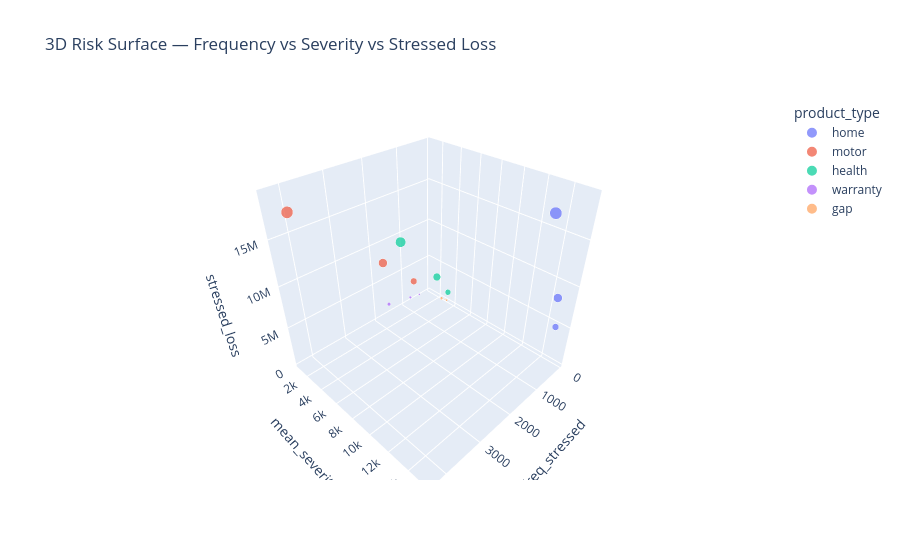

The notebook cell saved with this chart:
### Markdown cell above
## Frequency–Severity–Loss Surface

This view separates large segments caused by frequency from those driven by severity.

### Code cell
fig = px.scatter_3d(
    segment,
    x="freq_stressed",
    y="mean_severity",
    z="stressed_loss",
    color=product_col,
    size="capital_share_proxy",
    hover_data=[channel_col, "policies", "pressure_metric"],
    title="3D Risk Surface — Frequency vs Severity vs Stressed Loss"
)
fig.show()

### Figure 1 — Plotly figure (JSON) as saved in the notebook; plotly's stock layout.template omitted (floating-point values rounded to 4 significant figures)
{"data": [{"customdata": [["broker", 13213, 0.1056], ["direct", 7137, 0.1012], ["aggregator", 3628, 0.1162]], "hovertemplate": "product_type=home<br>freq_stressed=%{x}<br>mean_severity=%{y}<br>stressed_loss=%{z}<br>capital_share_proxy=%{marker.size}<br>channel=%{customdata[0]}<br>policies=%{customdata[1]}<br>pressure_metric=%{customdata[2]}<extra></extra>", "legendgroup": "home", "marker": {"color": "#636efa", "size": [0.1932, 0.1001, 0.05803], "sizemode": "area", "sizeref": 0.000483, "symbol": "circle"}, "mode": "markers", "name": "home", "scene": "scene", "showlegend": true, "type": "scatter3d", "x": [1121.0, 570.1, 333.0], "y": [15160.0, 15440.0, 15330.0], "z": [19030000.0, 9857000.0, 5716000.0]}, {"customdata": [["broker", 29666, 0.1164], ["direct", 16368, 0.1121], ["aggregator", 8124, 0.1278]], "hovertemplate": "product_type=motor<br>freq_stressed=%{x}<br>mean_severity=%{y}<br>stressed_loss=%{z}<br>capital_share_proxy=%{marker.size}<br>channel=%{customdata[0]}<br>policies=%{customdata[1]}<br>pressure_metric=%{customdata[2]}<extra></extra>", "legendgroup": "motor", "marker": {"color": "#EF553B", "size": [0.1891, 0.1005, 0.05673], "sizemode": "area", "sizeref": 0.000483, "symbol": "circle"}, "mode": "markers", "name": "motor", "scene": "scene", "showlegend": true, "type": "scatter3d", "x": [4325.0, 2245.0, 1283.0], "y": [3076.0, 3148.0, 3110.0], "z": [18620000.0, 9895000.0, 5588000.0]}, {"customdata": [["broker", 7713, 0.1199], ["direct", 4365, 0.1176], ["aggregator", 2244, 0.1308]], "hovertemplate": "product_type=health<br>freq_stressed=%{x}<br>mean_severity=%{y}<br>stressed_loss=%{z}<br>capital_share_proxy=%{marker.size}<br>channel=%{customdata[0]}<br>policies=%{customdata[1]}<br>pressure_metric=%{customdata[2]}<extra></extra>", "legendgroup": "health", "marker": {"color": "#00cc96", "size": [0.1364, 0.07611, 0.04328], "sizemode": "area", "sizeref": 0.000483, "symbol": "circle"}, "mode": "markers", "name": "health", "scene": "scene", "showlegend": true, "type": "scatter3d", "x": [2241.0, 1194.0, 706.9], "y": [5354.0, 5608.0, 5384.0], "z": [13440000.0, 7497000.0, 4262000.0]}, {"customdata": [["broker", 9902, 0.05512], ["direct", 5400, 0.05191], ["aggregator", 2670, 0.0588]], "hovertemplate": "product_type=warranty<br>freq_stressed=%{x}<br>mean_severity=%{y}<br>stressed_loss=%{z}<br>capital_share_proxy=%{marker.size}<br>channel=%{customdata[0]}<br>policies=%{customdata[1]}<br>pressure_metric=%{customdata[2]}<extra></extra>", "legendgroup": "warranty", "marker": {"color": "#ab63fa", "size": [0.01612, 0.008271, 0.004631], "sizemode": "area", "sizeref": 0.000483, "symbol": "circle"}, "mode": "markers", "name": "warranty", "scene": "scene", "showlegend": true, "type": "scatter3d", "x": [1609.0, 825.3, 469.4], "y": [881.1, 881.3, 867.6], "z": [1588000.0, 814600.0, 456100.0]}, {"customdata": [["broker", 5263, 0.04832], ["direct", 2877, 0.04866], ["aggregator", 1430, 0.05032]], "hovertemplate": "product_type=gap<br>freq_stressed=%{x}<br>mean_severity=%{y}<br>stressed_loss=%{z}<br>capital_share_proxy=%{marker.size}<br>channel=%{customdata[0]}<br>policies=%{customdata[1]}<br>pressure_metric=%{customdata[2]}<extra></extra>", "legendgroup": "gap", "marker": {"color": "#FFA15A", "size": [0.00956, 0.005313, 0.002693], "sizemode": "area", "sizeref": 0.000483, "symbol": "circle"}, "mode": "markers", "name": "gap", "scene": "scene", "showlegend": true, "type": "scatter3d", "x": [262.0, 134.7, 77.06], "y": [3209.0, 3469.0, 3073.0], "z": [941600.0, 523300.0, 265300.0]}], "layout": {"legend": {"itemsizing": "constant", "title": {"text": "product_type"}, "tracegroupgap": 0}, "scene": {"domain": {"x": [0, 1], "y": [0, 1]}, "xaxis": {"title": {"text": "freq_stressed"}}, "yaxis": {"title": {"text": "mean_severity"}}, "zaxis": {"title": {"text": "stressed_loss"}}}, "title": {"text": "3D Risk Surface — Frequency vs Severity vs Stressed Loss"}}}
